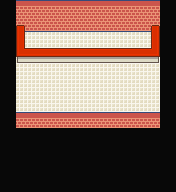

Below is a game level as drawn by its tile map, then a one-line description and the .tmx that defines it (tile-layer data replaced by summaries):
An orthogonal 11x12 tile map with 16x16 px tiles, 6 tile layers (Walkable, Other, Collisions, Other, ...), 4 tilesets and 3 objects (2x teleport on push, bot).

<map version="1.0" orientation="orthogonal" width="11" height="12" tilewidth="16" tileheight="16">
 <tileset firstgid="1" source="../tileset/inside-terra.tsx" />
 <tileset firstgid="1025" source="../tileset/invisible.tsx" />
 <tileset firstgid="1041" source="../tileset/inside-decoration.tsx" />
 <tileset firstgid="2065" name="1" tilewidth="16" tileheight="16">
  <image source="../tileset/inside-mobilier.png" trans="000000" width="512" height="512" />
  <tile id="32">
   <properties>
    <property name="Grass" value="true" />
   </properties>
  </tile>
  <tile id="837">
   <properties>
    <property name="Reflection" value="true" />
   </properties>
  </tile>
  <tile id="838">
   <properties>
    <property name="Reflection" value="true" />
   </properties>
  </tile>
  <tile id="839">
   <properties>
    <property name="Reflection" value="true" />
   </properties>
  </tile>
  <tile id="869">
   <properties>
    <property name="Reflection" value="true" />
   </properties>
  </tile>
  <tile id="870">
   <properties>
    <property name="Reflection" value="true" />
   </properties>
  </tile>
  <tile id="871">
   <properties>
    <property name="Reflection" value="true" />
   </properties>
  </tile>
  <tile id="901">
   <properties>
    <property name="Reflection" value="true" />
   </properties>
  </tile>
  <tile id="902">
   <properties>
    <property name="Reflection" value="true" />
   </properties>
  </tile>
  <tile id="903">
   <properties>
    <property name="Reflection" value="true" />
   </properties>
  </tile>
  <tile id="934">
   <properties>
    <property name="Reflection" value="true" />
   </properties>
  </tile>
  <tile id="935">
   <properties>
    <property name="Reflection" value="true" />
   </properties>
  </tile>
  <tile id="966">
   <properties>
    <property name="Reflection" value="true" />
   </properties>
  </tile>
  <tile id="967">
   <properties>
    <property name="Reflection" value="true" />
   </properties>
  </tile>
 </tileset>
 <layer name="Walkable" width="11" height="12">
  <data>[132 cells, 77 non-empty, 4 distinct tile ids]</data>
 </layer>
 <layer name="Other" width="11" height="12">
  <data>[132 cells, 0 non-empty, 0 distinct tile ids]</data>
 </layer>
 <layer name="Collisions" width="11" height="12">
  <data>[132 cells, 98 non-empty, 8 distinct tile ids]</data>
 </layer>
 <layer name="Other" width="11" height="12">
  <data>[132 cells, 0 non-empty, 0 distinct tile ids]</data>
 </layer>
 <layer name="WalkBehind" width="11" height="12">
  <data>[132 cells, 2 non-empty, 2 distinct tile ids]</data>
 </layer>
 <layer name="other" width="11" height="12">
  <data>[132 cells, 0 non-empty, 0 distinct tile ids]</data>
 </layer>
 <objectgroup name="Moving" width="11" height="12">
  <object name="teleport on push" type="teleport on push" gid="1027" x="0" y="96">
   <properties>
    <property name="map" value="../world/-1.6" />
    <property name="x" value="25" />
    <property name="y" value="11" />
   </properties>
  </object>
  <object name="teleport on push" type="teleport on push" gid="1027" x="160" y="96">
   <properties>
    <property name="map" value="../world/0.6" />
    <property name="x" value="4" />
    <property name="y" value="11" />
   </properties>
  </object>
 </objectgroup>
 <objectgroup name="Object" width="11" height="12">
  <object type="bot" gid="1027" x="80" y="48">
   <properties>
    <property name="file" value="../botst.xml" />
    <property name="id" value="1" />
    <property name="lookAt" value="bottom" />
    <property name="skin" value="guardian" />
   </properties>
  </object>
 </objectgroup>
</map>
